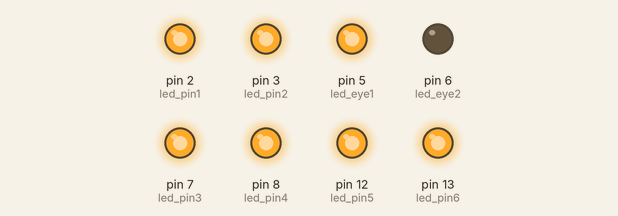
A sketch run on a simulated Arduino Uno, built with avr-gcc and run on an emulated ATmega328P. Shown: output pins drawn as LEDs (lit = HIGH).

Above: at 0.15 s.
At 0.75 s:
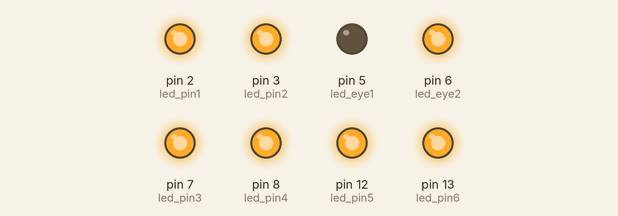
At 2.25 s:
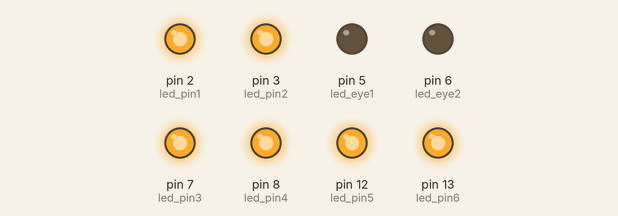
Timing chart, 0 to 3.0 s (numbered marks = the images above):
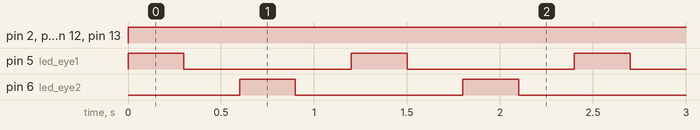

Measured:
- by itself, pin 2 (led_pin1), pin 3 (led_pin2), pin 7 (led_pin3), pin 8 (led_pin4), pin 12 (led_pin5), pin 13 (led_pin6): LOW → HIGH at 0.00 s
- by itself, pin 5 (led_eye1), pin 6 (led_eye2): alternates HIGH for 0.30 s and LOW for 0.90 s
- by itself, everything shown: repeats every 1.2 s, in 4 steps

The sketch:

laboratorioHalloween_24.ino
```cpp
#define led_pin1 2
#define led_pin2 3
#define led_pin3 7
#define led_pin4 8
#define led_pin5 12
#define led_pin6 13

#define led_eye1 5
#define led_eye2 6

void setup() {
  // put your setup code here, to run once:
  pinMode(led_pin1, OUTPUT);
  pinMode(led_pin2, OUTPUT);
  pinMode(led_pin3, OUTPUT);
  pinMode(led_pin4, OUTPUT);
  pinMode(led_pin5, OUTPUT);
  pinMode(led_pin6, OUTPUT);

  pinMode(led_eye1, OUTPUT);
  pinMode(led_eye2, OUTPUT);
}

void pulse_led(int led_num) {
  digitalWrite(led_num, HIGH);
  delay(300);

  digitalWrite(led_num, LOW);
  delay(300);
}

void loop() {
  // put your main code here, to run repeatedly:
  digitalWrite(led_pin1, HIGH);
  digitalWrite(led_pin2, HIGH);
  digitalWrite(led_pin3, HIGH);
  digitalWrite(led_pin4, HIGH);
  digitalWrite(led_pin5, HIGH);
  digitalWrite(led_pin6, HIGH);

  pulse_led(led_eye1);
  pulse_led(led_eye2);
}
```
